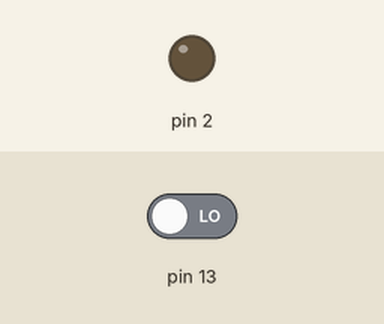
Simulated run of this sketch. Board: Arduino Uno, built with avr-gcc and run on an emulated ATmega328P. Shown: output pins drawn as LEDs (lit = HIGH). Dashed ring = blinking. The test bench sets the inputs (shaded band); at power-on: pin 13 LOW.

Above: at 1.8 s.
1.9 s: pin 13 driven HIGH
At 2.4 s:
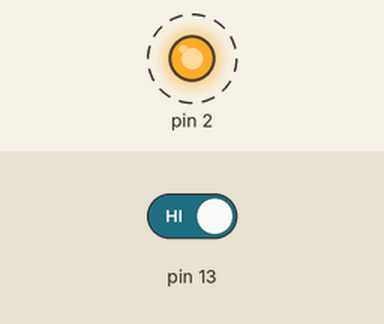
Timing chart, 0 to 11.0 s (numbered marks = the images above; inputs shaded):
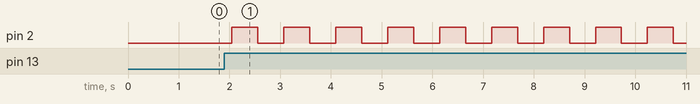

The sketch:

LED_flash.ino
```cpp
//LED is off initially
//When button is pressed LED begins to flash (slow) until button is pressed again
//When button is pressed LED begins to flash (fast)
//When pressed again -> LED off
//requires timer library/header, linked in the repository as a .h file

#include "Timer.h"

enum STATE {INIT, FLASH, FLASH_FAST} gState = INIT;
char buttonPressed = 0;
char prevState = 0;

void tick(void) {

  // transitions
  switch (gState) {
    case INIT:
     if (buttonPressed == 1 && prevState == 0) { //if the value of the initial state is 0(off) and a button is pressed(1), go to next state.
       gState = FLASH;
     }
    break;

    case FLASH:
     if (buttonPressed == 1 && prevState == 0) { //if no button is pressed (0) and then a button is pressed (1), go next state (off).
      gState = FLASH_FAST;
    }
    break;

    case FLASH_FAST:
     if (buttonPressed == 1 && prevState == 0) {
      gState = INIT;
      }
    break;
  }


  // actions
  switch (gState) {
    case INIT:
        digitalWrite (2, LOW);
    break;

    case FLASH:
        if (digitalRead(2) == 0) {
            digitalWrite(2, HIGH);
            TimerSet(500);
        }
        else {
          digitalWrite(2, LOW);
          TimerSet(500);
        }
    break;
    case FLASH_FAST:
        if (digitalRead(2) == 0) {
            digitalWrite(2, HIGH);
            TimerSet(200);
        }
        else {
          digitalWrite(2, LOW);
          TimerSet(200);
        }
    break;
  }
}

void setup() {
  pinMode(13, INPUT);
  pinMode(2, OUTPUT);

  TimerSet(500);
  TimerOn();

  digitalWrite(2, LOW);

}

void loop()
{
  buttonPressed = digitalRead(13);
  tick();
  prevState = buttonPressed;
  while(!TimerFlag){}
  TimerFlag = 0;

}
```

Timer.h
```cpp
// Permission to copy is granted provided that this header remains intact.
// This software is provided with no warranties.

////////////////////////////////////////////////////////////////////////////////

#ifndef Timer
#define Timer

#include "Arduino.h"

volatile unsigned char TimerFlag = 0; // TimerISR() sets this to 1. C programmer should clear to 0.

// Internal variables for mapping AVR's ISR to our cleaner TimerISR model.
unsigned long _avr_timer_M = 1; // Start count from here, down to 0. Default 1ms
unsigned long _avr_timer_cntcurr = 0; // Current internal count of 1ms ticks

// Set TimerISR() to tick every M ms
void TimerSet(unsigned long M) {
	_avr_timer_M = M;
	_avr_timer_cntcurr = _avr_timer_M;
}

void TimerOn() {
	// AVR timer/counter controller register TCCR1
  TCCR1B 	= 0x0B;	// bit3 = 1: CTC mode (clear timer on compare)
					// bit2bit1bit0=011: prescaler /64
					// 00001011: 0x0B
					// SO, 16 MHz clock or 16,000,000 /64 = 250,000 ticks/s
					// Thus, TCNT1 register will count at 250,000 ticks/s
          // FOR MICROSECONDS:
          // bit3 = 1: CTC mode (clear timer on compare)
					// bit2bit1bit0=010: prescaler /64
					// 00001011: 0x0A
					// SO, 16 MHz clock or 16,000,000 /8 = 2,000,000 ticks/s
					// Thus, TCNT1 register will count at 2,000,000 ticks/s

	// AVR output compare register OCR1A.
	OCR1A 	= 250;	// Timer interrupt will be generated when TCNT1==OCR1A
					// We want a 1 ms tick. 0.001 s * 250,000 ticks/s = 250
					// So when TCNT1 register equals 250,
					// 1 ms has passed. Thus, we compare to 250.
					// AVR timer interrupt mask register
          // FOR MICROSECONDS:
          // Timer interrupt will be generated when TCNT1==OCR1A
					// We want a 1 us tick. 0.000001 s * 2,000,000 ticks/s = 2
					// So when TCNT1 register equals 2,
					// 1 us has passed. Thus, we compare to 2.
					// AVR timer interrupt mask register

	TIMSK1 	= 0x02; // bit1: OCIE1A -- enables compare match interrupt

	//Initialize avr counter
	TCNT1 = 0;

	// TimerISR will be called every _avr_timer_cntcurr milliseconds
	_avr_timer_cntcurr = _avr_timer_M;

	//Enable global interrupts
	SREG |= 0x80;	// 0x80: 1000000
}

void TimerOff() {
	TCCR1B 	= 0x00; // bit3bit2bit1bit0=0000: timer off
}

void TimerISR() {
	TimerFlag = 1;
}

// In our approach, the C programmer does not touch this ISR, but rather TimerISR()
ISR(TIMER1_COMPA_vect)
{
	// CPU automatically calls when TCNT0 == OCR0 (every 1 ms per TimerOn settings)
	_avr_timer_cntcurr--; 			// Count down to 0 rather than up to TOP
	if (_avr_timer_cntcurr == 0) { 	// results in a more efficient compare
		TimerISR(); 				// Call the ISR that the user uses
		_avr_timer_cntcurr = _avr_timer_M;
	}
}

#endif //Timer
```

Measured:
- after the input at 1.9 s, pin 2: alternates HIGH for 0.51 s and LOW for 0.51 s, starting after 0.15 s
